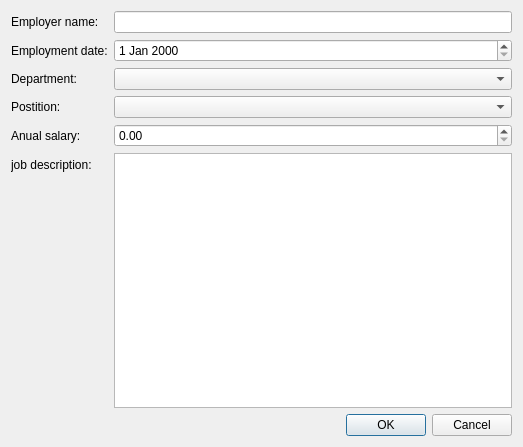
<?xml version="1.0" encoding="UTF-8"?>
<ui version="4.0">
 <class>Dialog</class>
 <widget class="QDialog" name="Dialog">
  <property name="geometry">
   <rect>
    <x>0</x>
    <y>0</y>
    <width>523</width>
    <height>447</height>
   </rect>
  </property>
  <property name="windowTitle">
   <string>Dialog</string>
  </property>
  <layout class="QVBoxLayout" name="verticalLayout">
   <item>
    <layout class="QFormLayout" name="formLayout">
     <item row="0" column="0">
      <widget class="QLabel" name="label">
       <property name="text">
        <string>Employer name:</string>
       </property>
      </widget>
     </item>
     <item row="0" column="1">
      <widget class="QLineEdit" name="lineEdit"/>
     </item>
     <item row="1" column="0">
      <widget class="QLabel" name="label_2">
       <property name="text">
        <string>Employment date:</string>
       </property>
      </widget>
     </item>
     <item row="1" column="1">
      <widget class="QDateEdit" name="dateEdit"/>
     </item>
     <item row="2" column="0">
      <widget class="QLabel" name="label_3">
       <property name="text">
        <string>Department:</string>
       </property>
      </widget>
     </item>
     <item row="2" column="1">
      <widget class="QComboBox" name="comboBox"/>
     </item>
     <item row="3" column="0">
      <widget class="QLabel" name="label_4">
       <property name="text">
        <string>Postition:</string>
       </property>
      </widget>
     </item>
     <item row="3" column="1">
      <widget class="QComboBox" name="comboBox_2"/>
     </item>
     <item row="4" column="0">
      <widget class="QLabel" name="label_5">
       <property name="text">
        <string>Anual salary:</string>
       </property>
      </widget>
     </item>
     <item row="4" column="1">
      <widget class="QDoubleSpinBox" name="doubleSpinBox"/>
     </item>
     <item row="5" column="0">
      <widget class="QLabel" name="label_6">
       <property name="text">
        <string>job description:</string>
       </property>
      </widget>
     </item>
     <item row="5" column="1">
      <widget class="QTextEdit" name="textEdit"/>
     </item>
    </layout>
   </item>
   <item>
    <widget class="QDialogButtonBox" name="buttonBox">
     <property name="orientation">
      <enum>Qt::Orientation::Horizontal</enum>
     </property>
     <property name="standardButtons">
      <set>QDialogButtonBox::StandardButton::Cancel|QDialogButtonBox::StandardButton::Ok</set>
     </property>
    </widget>
   </item>
  </layout>
 </widget>
 <resources/>
 <connections>
  <connection>
   <sender>buttonBox</sender>
   <signal>accepted()</signal>
   <receiver>Dialog</receiver>
   <slot>accept()</slot>
   <hints>
    <hint type="sourcelabel">
     <x>248</x>
     <y>254</y>
    </hint>
    <hint type="destinationlabel">
     <x>157</x>
     <y>274</y>
    </hint>
   </hints>
  </connection>
  <connection>
   <sender>buttonBox</sender>
   <signal>rejected()</signal>
   <receiver>Dialog</receiver>
   <slot>reject()</slot>
   <hints>
    <hint type="sourcelabel">
     <x>316</x>
     <y>260</y>
    </hint>
    <hint type="destinationlabel">
     <x>286</x>
     <y>274</y>
    </hint>
   </hints>
  </connection>
 </connections>
</ui>
